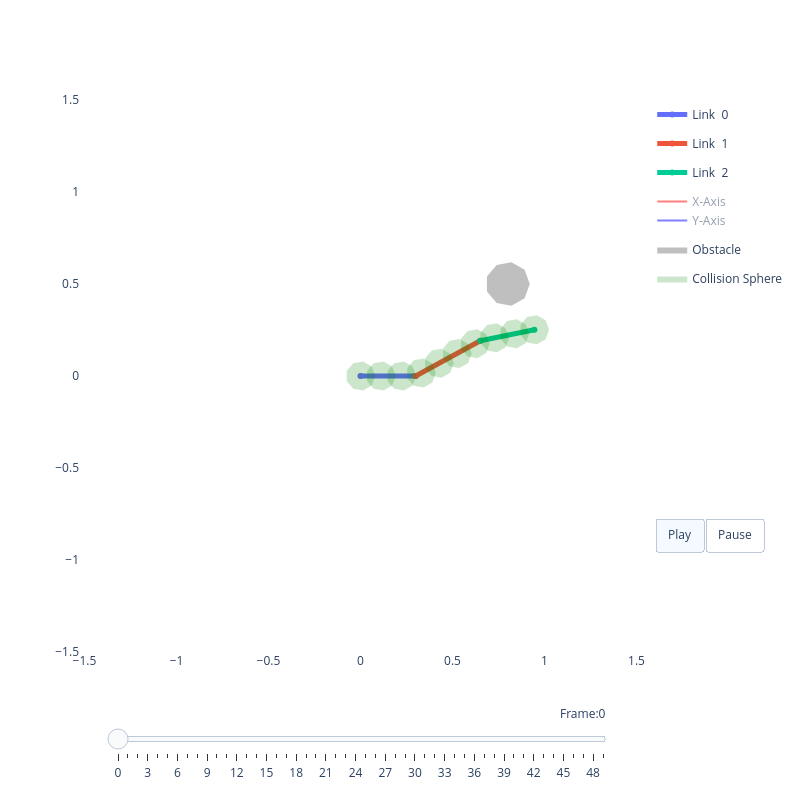

Notebook code cell kept with this figure:
### Code cell
# ---- CHOMP trajectory optimization ----
q_start_np = np.array([0.0,  0.5, -0.3])
q_goal_np  = np.array([1.0, -0.4,  0.8])

print("Running CHOMP (5 restarts)...")
q_chomp, success = compute_reference_trajectory(
    q_start_np, q_goal_np, sdf_tensor, robot,
    n_restarts=5, n_iter=600,
)

print(f"Success: {success}")
print(f"Start:   {q_chomp[0].round(3)}")
print(f"Goal:    {q_chomp[-1].round(3)}")

viz = RobotViewer(q_chomp, robot, obstacles=obstacles)
viz.plot()

### Figure 1 — Plotly figure (JSON) as saved in the notebook; plotly's stock layout.template omitted (floating-point values rounded to 4 significant figures)
{"data": [{"line": {"width": 5}, "mode": "lines+markers", "name": "Link  0", "type": "scatter", "x": [0, 0.3], "y": [0, 0]}, {"line": {"width": 5}, "mode": "lines+markers", "name": "Link  1", "type": "scatter", "x": [0.3, 0.651], "y": [0, 0.1918]}, {"line": {"width": 5}, "mode": "lines+markers", "name": "Link  2", "type": "scatter", "x": [0.651, 0.9451], "y": [0.1918, 0.2514]}, {"legendgroup": "frame", "line": {"color": "red"}, "mode": "lines", "name": "X-Axis", "showlegend": true, "type": "scatter", "visible": "legendonly", "x": [0, 0.1], "y": [0, 0]}, {"legendgroup": "frame", "line": {"color": "blue"}, "mode": "lines", "name": "Y-Axis", "showlegend": true, "type": "scatter", "visible": "legendonly", "x": [0, 0], "y": [0, 0.1]}, {"legendgroup": "frame", "line": {"color": "red"}, "mode": "lines", "name": "X-Axis", "showlegend": false, "type": "scatter", "visible": "legendonly", "x": [0.3, 0.3878], "y": [0, 0.04794]}, {"legendgroup": "frame", "line": {"color": "blue"}, "mode": "lines", "name": "Y-Axis", "showlegend": false, "type": "scatter", "visible": "legendonly", "x": [0.3, 0.2521], "y": [0, 0.08776]}, {"legendgroup": "frame", "line": {"color": "red"}, "mode": "lines", "name": "X-Axis", "showlegend": false, "type": "scatter", "visible": "legendonly", "x": [0.651, 0.749], "y": [0.1918, 0.2116]}, {"legendgroup": "frame", "line": {"color": "blue"}, "mode": "lines", "name": "Y-Axis", "showlegend": false, "type": "scatter", "visible": "legendonly", "x": [0.651, 0.6312], "y": [0.1918, 0.2898]}, {"legendgroup": "frame", "line": {"color": "red"}, "mode": "lines", "name": "X-Axis", "showlegend": false, "type": "scatter", "visible": "legendonly", "x": [0.9451, 1.043], "y": [0.2514, 0.2712]}, {"legendgroup": "frame", "line": {"color": "blue"}, "mode": "lines", "name": "Y-Axis", "showlegend": false, "type": "scatter", "visible": "legendonly", "x": [0.9451, 0.9252], "y": [0.2514, 0.3494]}, {"fill": "toself", "fillcolor": "gray", "legendgroup": "obstacle", "line": {"width": 0}, "mode": "lines", "name": "Obstacle", "opacity": 0.5, "type": "scatter", "x": [0.92, 0.8919, 0.8208, 0.74, 0.6872, 0.6872, 0.74, 0.8208, 0.8919, 0.92], "y": [0.5, 0.5771, 0.6182, 0.6039, 0.541, 0.459, 0.3961, 0.3818, 0.4229, 0.5]}, {"fill": "toself", "fillcolor": "green", "legendgroup": "sphere", "line": {"width": 0}, "mode": "lines", "name": "Collision Sphere", "opacity": 0.2, "showlegend": true, "type": "scatter", "x": [0.08, 0.06128, 0.01389, -0.04, -0.07518, -0.07518, -0.04, 0.01389, 0.06128, 0.08], "y": [0.0, 0.05142, 0.07878, 0.06928, 0.02736, -0.02736, -0.06928, -0.07878, -0.05142, -1.959e-17]}, {"fill": "toself", "fillcolor": "green", "legendgroup": "sphere", "line": {"width": 0}, "mode": "lines", "name": "Collision Sphere", "opacity": 0.2, "showlegend": false, "type": "scatter", "x": [0.1911, 0.1724, 0.125, 0.07111, 0.03594, 0.03594, 0.07111, 0.125, 0.1724, 0.1911], "y": [0.0, 0.05142, 0.07878, 0.06928, 0.02736, -0.02736, -0.06928, -0.07878, -0.05142, -1.959e-17]}, {"fill": "toself", "fillcolor": "green", "legendgroup": "sphere", "line": {"width": 0}, "mode": "lines", "name": "Collision Sphere", "opacity": 0.2, "showlegend": false, "type": "scatter", "x": [0.3022, 0.2835, 0.2361, 0.1822, 0.147, 0.147, 0.1822, 0.2361, 0.2835, 0.3022], "y": [0.0, 0.05142, 0.07878, 0.06928, 0.02736, -0.02736, -0.06928, -0.07878, -0.05142, -1.959e-17]}, {"fill": "toself", "fillcolor": "green", "legendgroup": "sphere", "line": {"width": 0}, "mode": "lines", "name": "Collision Sphere", "opacity": 0.2, "showlegend": false, "type": "scatter", "x": [0.4093, 0.3905, 0.3431, 0.2893, 0.2541, 0.2541, 0.2893, 0.3431, 0.3905, 0.4093], "y": [0.01598, 0.0674, 0.09477, 0.08526, 0.04334, -0.01138, -0.0533, -0.0628, -0.03544, 0.01598]}, {"fill": "toself", "fillcolor": "green", "legendgroup": "sphere", "line": {"width": 0}, "mode": "lines", "name": "Collision Sphere", "opacity": 0.2, "showlegend": false, "type": "scatter", "x": [0.5068, 0.488, 0.4407, 0.3868, 0.3516, 0.3516, 0.3868, 0.4407, 0.488, 0.5068], "y": [0.06925, 0.1207, 0.148, 0.1385, 0.09661, 0.04189, -3.168e-05, -0.009534, 0.01783, 0.06925]}, {"fill": "toself", "fillcolor": "green", "legendgroup": "sphere", "line": {"width": 0}, "mode": "lines", "name": "Collision Sphere", "opacity": 0.2, "showlegend": false, "type": "scatter", "x": [0.6043, 0.5856, 0.5382, 0.4843, 0.4491, 0.4491, 0.4843, 0.5382, 0.5856, 0.6043], "y": [0.1225, 0.1739, 0.2013, 0.1918, 0.1499, 0.09516, 0.05324, 0.04374, 0.0711, 0.1225]}, {"fill": "toself", "fillcolor": "green", "legendgroup": "sphere", "line": {"width": 0}, "mode": "lines", "name": "Collision Sphere", "opacity": 0.2, "showlegend": false, "type": "scatter", "x": [0.7018, 0.6831, 0.6357, 0.5818, 0.5466, 0.5466, 0.5818, 0.6357, 0.6831, 0.7018], "y": [0.1758, 0.2272, 0.2546, 0.2451, 0.2032, 0.1484, 0.1065, 0.097, 0.1244, 0.1758]}, {"fill": "toself", "fillcolor": "green", "legendgroup": "sphere", "line": {"width": 0}, "mode": "lines", "name": "Collision Sphere", "opacity": 0.2, "showlegend": false, "type": "scatter", "x": [0.8073, 0.7885, 0.7412, 0.6873, 0.6521, 0.6521, 0.6873, 0.7412, 0.7885, 0.8073], "y": [0.2072, 0.2586, 0.286, 0.2765, 0.2346, 0.1799, 0.1379, 0.1284, 0.1558, 0.2072]}, {"fill": "toself", "fillcolor": "green", "legendgroup": "sphere", "line": {"width": 0}, "mode": "lines", "name": "Collision Sphere", "opacity": 0.2, "showlegend": false, "type": "scatter", "x": [0.9162, 0.8974, 0.85, 0.7962, 0.761, 0.761, 0.7962, 0.85, 0.8974, 0.9162], "y": [0.2293, 0.2807, 0.3081, 0.2986, 0.2567, 0.2019, 0.16, 0.1505, 0.1779, 0.2293]}, {"fill": "toself", "fillcolor": "green", "legendgroup": "sphere", "line": {"width": 0}, "mode": "lines", "name": "Collision Sphere", "opacity": 0.2, "showlegend": false, "type": "scatter", "x": [1.025, 1.006, 0.9589, 0.9051, 0.8699, 0.8699, 0.9051, 0.9589, 1.006, 1.025], "y": [0.2514, 0.3028, 0.3302, 0.3207, 0.2787, 0.224, 0.1821, 0.1726, 0.1999, 0.2514]}], "layout": {"height": 800, "paper_bgcolor": "white", "plot_bgcolor": "white", "showlegend": true, "sliders": [{"currentvalue": {"prefix": "Frame:", "visible": true, "xanchor": "right"}, "len": 0.9, "pad": {"b": 10, "t": 50}, "steps": [{"args": [["0"], {"frame": {"duration": 100, "redraw": true}, "mode": "immediate", "transition": {"duration": 0}}], "label": "0", "method": "animate"}, {"args": [["1"], {"frame": {"duration": 100, "redraw": true}, "mode": "immediate", "transition": {"duration": 0}}], "label": "1", "method": "animate"}, {"args": [["2"], {"frame": {"duration": 100, "redraw": true}, "mode": "immediate", "transition": {"duration": 0}}], "label": "2", "method": "animate"}, {"args": [["3"], {"frame": {"duration": 100, "redraw": true}, "mode": "immediate", "transition": {"duration": 0}}], "label": "3", "method": "animate"}, {"args": [["4"], {"frame": {"duration": 100, "redraw": true}, "mode": "immediate", "transition": {"duration": 0}}], "label": "4", "method": "animate"}, {"args": [["5"], {"frame": {"duration": 100, "redraw": true}, "mode": "immediate", "transition": {"duration": 0}}], "label": "5", "method": "animate"}, {"args": [["6"], {"frame": {"duration": 100, "redraw": true}, "mode": "immediate", "transition": {"duration": 0}}], "label": "6", "method": "animate"}, {"args": [["7"], {"frame": {"duration": 100, "redraw": true}, "mode": "immediate", "transition": {"duration": 0}}], "label": "7", "method": "animate"}, {"args": [["8"], {"frame": {"duration": 100, "redraw": true}, "mode": "immediate", "transition": {"duration": 0}}], "label": "8", "method": "animate"}, {"args": [["9"], {"frame": {"duration": 100, "redraw": true}, "mode": "immediate", "transition": {"duration": 0}}], "label": "9", "method": "animate"}, {"args": [["10"], {"frame": {"duration": 100, "redraw": true}, "mode": "immediate", "transition": {"duration": 0}}], "label": "10", "method": "animate"}, {"args": [["11"], {"frame": {"duration": 100, "redraw": true}, "mode": "immediate", "transition": {"duration": 0}}], "label": "11", "method": "animate"}, {"args": [["12"], {"frame": {"duration": 100, "redraw": true}, "mode": "immediate", "transition": {"duration": 0}}], "label": "12", "method": "animate"}, {"args": [["13"], {"frame": {"duration": 100, "redraw": true}, "mode": "immediate", "transition": {"duration": 0}}], "label": "13", "method": "animate"}, {"args": [["14"], {"frame": {"duration": 100, "redraw": true}, "mode": "immediate", "transition": {"duration": 0}}], "label": "14", "method": "animate"}, {"args": [["15"], {"frame": {"duration": 100, "redraw": true}, "mode": "immediate", "transition": {"duration": 0}}], "label": "15", "method": "animate"}, {"args": [["16"], {"frame": {"duration": 100, "redraw": true}, "mode": "immediate", "transition": {"duration": 0}}], "label": "16", "method": "animate"}, {"args": [["17"], {"frame": {"duration": 100, "redraw": true}, "mode": "immediate", "transition": {"duration": 0}}], "label": "17", "method": "animate"}, {"args": [["18"], {"frame": {"duration": 100, "redraw": true}, "mode": "immediate", "transition": {"duration": 0}}], "label": "18", "method": "animate"}, {"args": [["19"], {"frame": {"duration": 100, "redraw": true}, "mode": "immediate", "transition": {"duration": 0}}], "label": "19", "method": "animate"}, {"args": [["20"], {"frame": {"duration": 100, "redraw": true}, "mode": "immediate", "transition": {"duration": 0}}], "label": "20", "method": "animate"}, {"args": [["21"], {"frame": {"duration": 100, "redraw": true}, "mode": "immediate", "transition": {"duration": 0}}], "label": "21", "method": "animate"}, {"args": [["22"], {"frame": {"duration": 100, "redraw": true}, "mode": "immediate", "transition": {"duration": 0}}], "label": "22", "method": "animate"}, {"args": [["23"], {"frame": {"duration": 100, "redraw": true}, "mode": "immediate", "transition": {"duration": 0}}], "label": "23", "method": "animate"}, {"args": [["24"], {"frame": {"duration": 100, "redraw": true}, "mode": "immediate", "transition": {"duration": 0}}], "label": "24", "method": "animate"}, {"args": [["25"], {"frame": {"duration": 100, "redraw": true}, "mode": "immediate", "transition": {"duration": 0}}], "label": "25", "method": "animate"}, {"args": [["26"], {"frame": {"duration": 100, "redraw": true}, "mode": "immediate", "transition": {"duration": 0}}], "label": "26", "method": "animate"}, {"args": [["27"], {"frame": {"duration": 100, "redraw": true}, "mode": "immediate", "transition": {"duration": 0}}], "label": "27", "method": "animate"}, {"args": [["28"], {"frame": {"duration": 100, "redraw": true}, "mode": "immediate", "transition": {"duration": 0}}], "label": "28", "method": "animate"}, {"args": [["29"], {"frame": {"duration": 100, "redraw": true}, "mode": "immediate", "transition": {"duration": 0}}], "label": "29", "method": "animate"}, {"args": [["30"], {"frame": {"duration": 100, "redraw": true}, "mode": "immediate", "transition": {"duration": 0}}], "label": "30", "method": "animate"}, {"args": [["31"], {"frame": {"duration": 100, "redraw": true}, "mode": "immediate", "transition": {"duration": 0}}], "label": "31", "method": "animate"}, {"args": [["32"], {"frame": {"duration": 100, "redraw": true}, "mode": "immediate", "transition": {"duration": 0}}], "label": "32", "method": "animate"}, {"args": [["33"], {"frame": {"duration": 100, "redraw": true}, "mode": "immediate", "transition": {"duration": 0}}], "label": "33", "method": "animate"}, {"args": [["34"], {"frame": {"duration": 100, "redraw": true}, "mode": "immediate", "transition": {"duration": 0}}], "label": "34", "method": "animate"}, {"args": [["35"], {"frame": {"duration": 100, "redraw": true}, "mode": "immediate", "transition": {"duration": 0}}], "label": "35", "method": "animate"}, {"args": [["36"], {"frame": {"duration": 100, "redraw": true}, "mode": "immediate", "transition": {"duration": 0}}], "label": "36", "method": "animate"}, {"args": [["37"], {"frame": {"duration": 100, "redraw": true}, "mode": "immediate", "transition": {"duration": 0}}], "label": "37", "method": "animate"}, {"args": [["38"], {"frame": {"duration": 100, "redraw": true}, "mode": "immediate", "transition": {"duration": 0}}], "label": "38", "method": "animate"}, {"args": [["39"], {"frame": {"duration": 100, "redraw": true}, "mode": "immediate", "transition": {"duration": 0}}], "label": "39", "method": "animate"}, {"args": [["40"], {"frame": {"duration": 100, "redraw": true}, "mode": "immediate", "transition": {"duration": 0}}], "label": "40", "method": "animate"}, {"args": [["41"], {"frame": {"duration": 100, "redraw": true}, "mode": "immediate", "transition": {"duration": 0}}], "label": "41", "method": "animate"}, {"args": [["42"], {"frame": {"duration": 100, "redraw": true}, "mode": "immediate", "transition": {"duration": 0}}], "label": "42", "method": "animate"}, {"args": [["43"], {"frame": {"duration": 100, "redraw": true}, "mode": "immediate", "transition": {"duration": 0}}], "label": "43", "method": "animate"}, {"args": [["44"], {"frame": {"duration": 100, "redraw": true}, "mode": "immediate", "transition": {"duration": 0}}], "label": "44", "method": "animate"}, {"args": [["45"], {"frame": {"duration": 100, "redraw": true}, "mode": "immediate", "transition": {"duration": 0}}], "label": "45", "method": "animate"}, {"args": [["46"], {"frame": {"duration": 100, "redraw": true}, "mode": "immediate", "transition": {"duration": 0}}], "label": "46", "method": "animate"}, {"args": [["47"], {"frame": {"duration": 100, "redraw": true}, "mode": "immediate", "transition": {"duration": 0}}], "label": "47", "method": "animate"}, {"args": [["48"], {"frame": {"duration": 100, "redraw": true}, "mode": "immediate", "transition": {"duration": 0}}], "label": "48", "method": "animate"}, {"args": [["49"], {"frame": {"duration": 100, "redraw": true}, "mode": "immediate", "transition": {"duration": 0}}], "label": "49", "method": "animate"}], "transition": {"duration": 0}, "x": 0.5, "xanchor": "center", "y": 0, "yanchor": "top"}], "updatemenus": [{"buttons": [{"args": [null, {"frame": {"duration": 100, "redraw": false}, "fromcurrent": true}], "label": "Play", "method": "animate"}, {"args": [[null], {"frame": {"duration": 0, "redraw": true}, "mode": "immediate", "transition": {"duration": 0}}], "label": "Pause", "method": "animate"}], "direction": "left", "pad": {"r": 10, "t": 87}, "showactive": true, "type": "buttons", "x": 1.025, "xanchor": "left", "y": 0.4, "yanchor": "top"}], "width": 800, "xaxis": {"range": [-1.5, 1.5], "scaleanchor": "y", "scaleratio": 1, "showgrid": false, "zeroline": false}, "yaxis": {"range": [-1.5, 1.5], "scaleanchor": "x", "scaleratio": 1, "showgrid": false, "zeroline": false}}}
